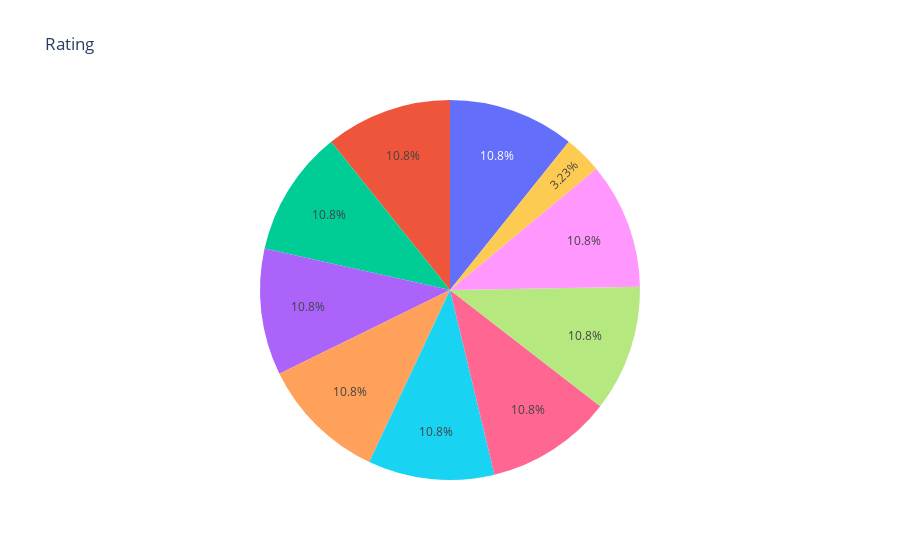

The notebook cell saved with this chart:
### Markdown cell above
#### creating a pie chart using plotly

### Code cell
fig = px.pie(labels=df_final.Rating,values=df_final.Rating.head(10).values,title="Rating")
fig.show()

### Figure 1 — Plotly figure (JSON) as saved in the notebook; plotly's stock layout.template omitted (floating-point values rounded to 4 significant figures)
{"data": [{"domain": {"x": [0, 1], "y": [0, 1]}, "hovertemplate": "value=%{value}<extra></extra>", "legendgroup": "", "name": "", "showlegend": false, "type": "pie", "values": [5, 5, 5, 5, 5, 1.5, 5, 5, 5, 5]}], "layout": {"legend": {"tracegroupgap": 0}, "title": {"text": "Rating"}}}
